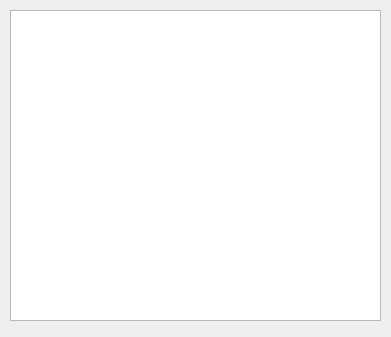
<?xml version="1.0" encoding="UTF-8"?>
<ui version="4.0">
 <class>sort</class>
 <widget class="QWidget" name="sort">
  <property name="geometry">
   <rect>
    <x>0</x>
    <y>0</y>
    <width>391</width>
    <height>337</height>
   </rect>
  </property>
  <property name="windowTitle">
   <string>Form</string>
  </property>
  <widget class="QListWidget" name="listWidget">
   <property name="geometry">
    <rect>
     <x>10</x>
     <y>10</y>
     <width>371</width>
     <height>311</height>
    </rect>
   </property>
  </widget>
 </widget>
 <resources/>
 <connections/>
</ui>
